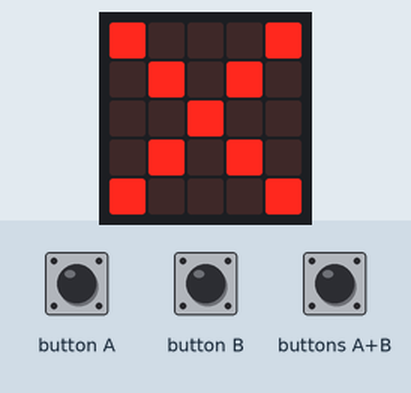
Simulated run of this program. Board: BBC micro:bit (MakeCode). Parts: the board's 5×5 LED display. The test bench sets the inputs (shaded band).

Above: at 1.6 s.
1.7 s: button A pressed for 0.15 s
At 2.6 s:
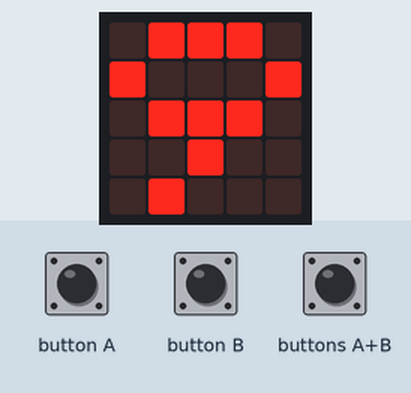
4.8 s: buttons A+B pressed for 0.15 s
At 5.3 s:
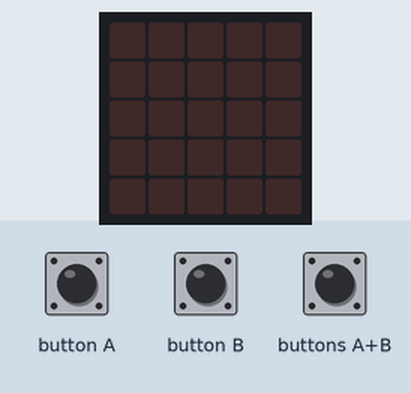
Timing chart, 0 to 7.8 s (numbered marks = the images above; inputs shaded):
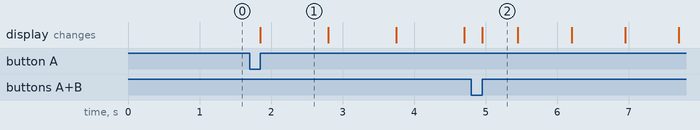

Measured:
- after the input at 1.7 s, the display: changes after 0.15 s (image 1)
- after the input at 4.8 s, the display: changes after 0.15 s (image 2)
- what the display in image 1 shows lasts 0.9 s, from 1.9 s to 2.8 s
- what the display in image 2 shows lasts 0.5 s, from 5.0 s to 5.5 s

The program:

main.ts
```typescript
function pasosemaforo () {
    basic.clearScreen()
    for (let index = 0; index <= 9; index++) {
        basic.showNumber(9 - index)
        basic.pause(200)
    }
    basic.clearScreen()
    basic.showLeds(`
        # . . . #
        . # . # .
        . . # . .
        . # . # .
        # . . . #
        `)
}
input.onButtonPressed(Button.A, function () {
    pasosemaforo()
    for (let index = 0; index < 30; index++) {
        basic.pause(1000)
    }
})
input.onButtonPressed(Button.AB, function () {
    pasosemaforo()
})
basic.showLeds(`
    # . . . #
    . # . # .
    . . # . .
    . # . # .
    # . . . #
    `)
basic.forever(function () {

})
```

test.ts
```typescript
// aquí va el archivo "tests"; esto no se compilará cuando este paquete se utilice como una extensión.
```
